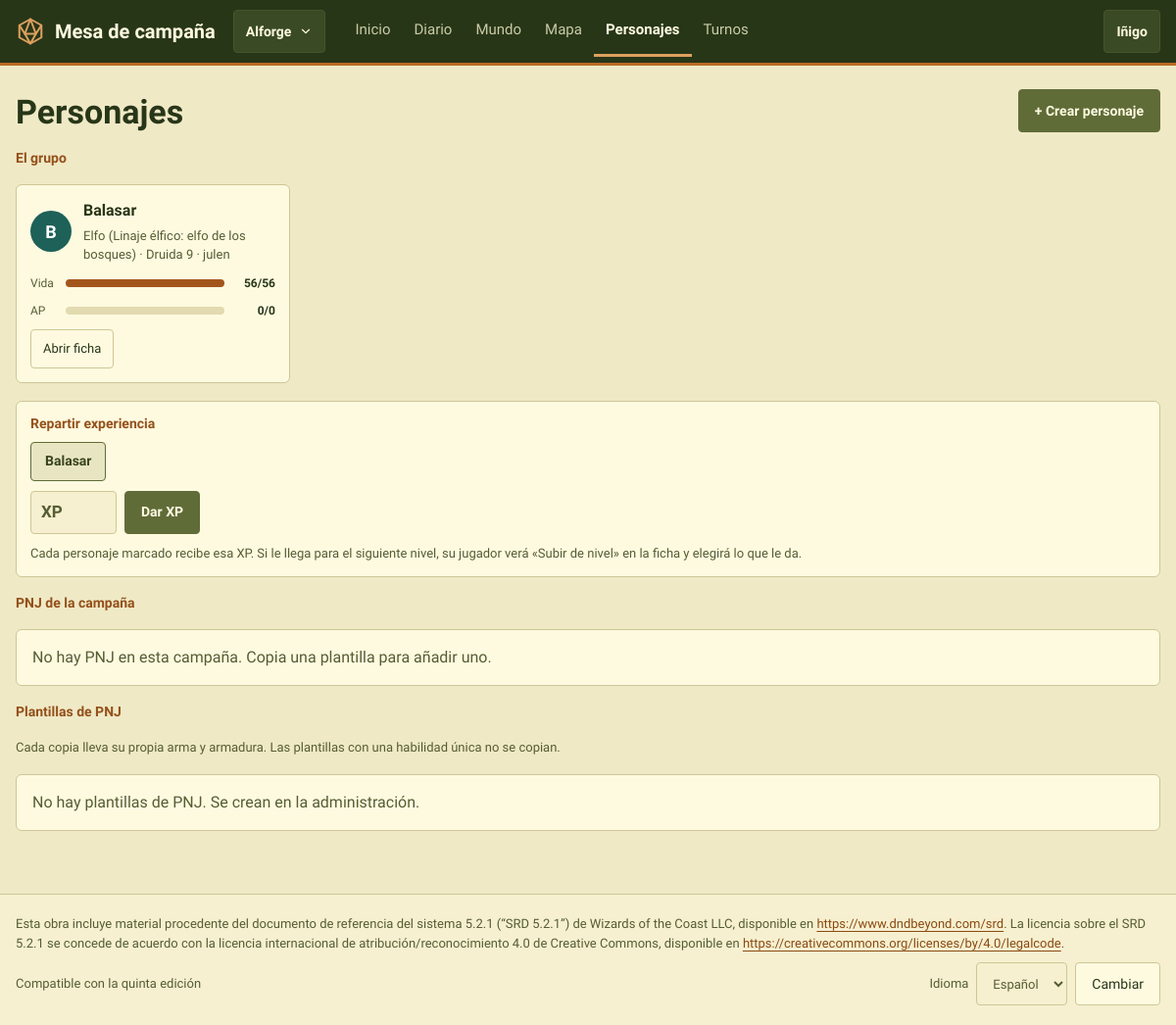
The page /c/3/personajes/ (signed in) on the database as committed earlier.
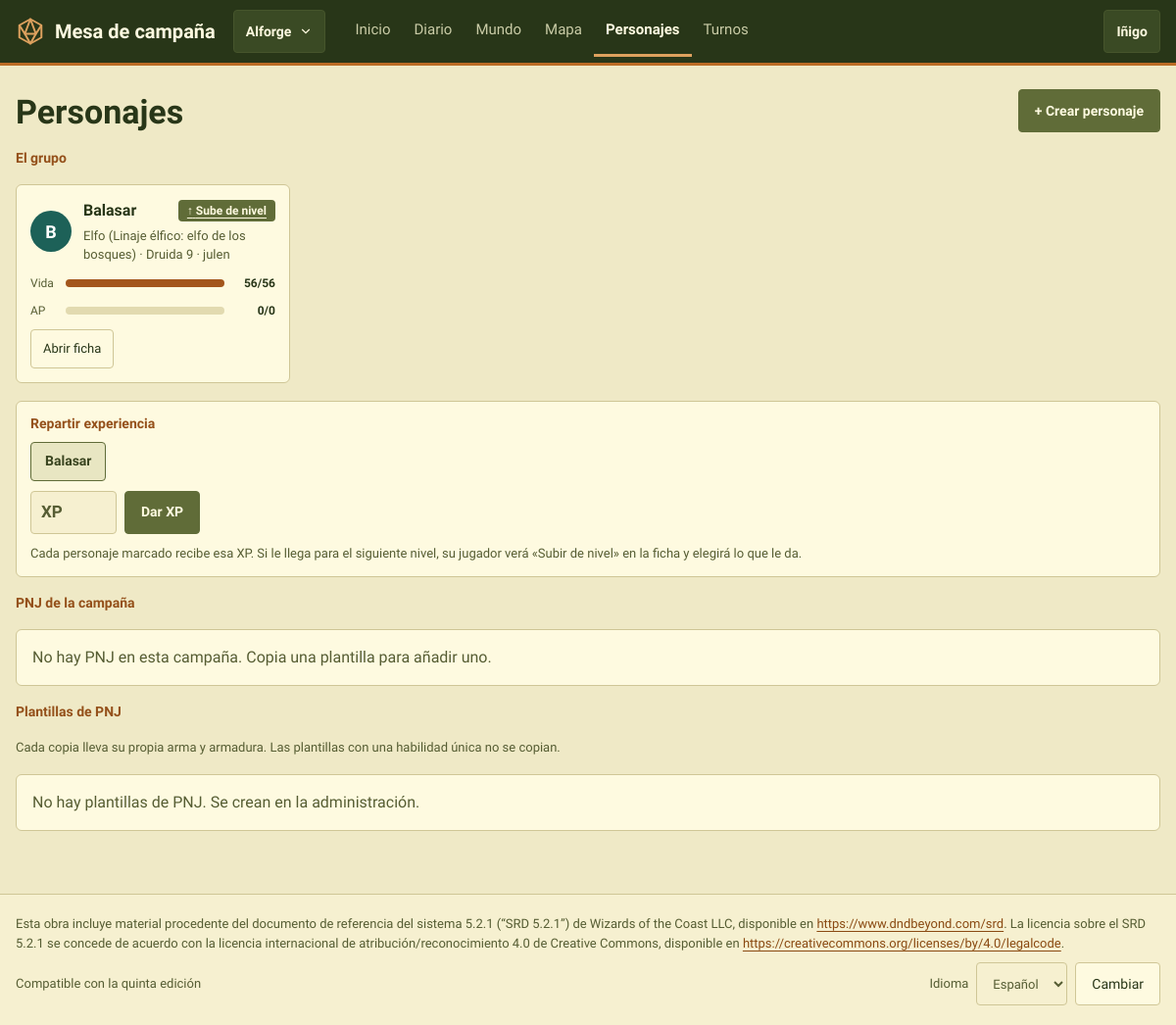
The same page on the database as committed later.
### CampaignManager/models.py (models this page shows, shortened)
class Character(models.Model):
    class Status(models.TextChoices):
        PENDIENTE = "pendiente", "Pendiente"
        APROBADO = "aprobado", "Aprobado"
    name = models.CharField(max_length=100)
    xp = models.IntegerField(default=0)
    level = models.PositiveSmallIntegerField(
        default=1,
        validators=[MinValueValidator(1), MaxValueValidator(rules.MAX_LEVEL)],
        help_text="Level reached. It can be behind the XP until the player levels up",
    )
    hp = models.IntegerField(help_text="Maximum hit points")
    temp_hp = models.IntegerField(help_text="Current hit points")
    ac = models.IntegerField(help_text="Armor class")
    temp_ap = models.IntegerField(default=0, help_text="Current armor points")
    inspiration = models.IntegerField(default=0)
    strength = models.IntegerField()
    dexterity = models.IntegerField()
    constitution = models.IntegerField()
    intelligence = models.IntegerField()
    wisdom = models.IntegerField()
    charisma = models.IntegerField()
    portrait = models.ImageField(upload_to="retratos/", blank=True)
    background = models.TextField(blank=True)
    notes = models.TextField(blank=True, help_text="The player's own notes")
    status = models.CharField(max_length=10, choices=Status.choices, default=Status.APROBADO)
    dead = models.BooleanField(default=False)
    knocked_down_in = models.ForeignKey(
        "Encounter", on_delete=models.SET_NULL, null=True, blank=True, related_name="+",
        help_text="The fight in which the character was last knocked down",
    )
    magic_points = models.PositiveIntegerField(default=0)
    magic_points_bonus = models.IntegerField(
        default=0, help_text="The master's adjustment to the magic points the class gives at this level (can be negative)")
    player = models.ForeignKey(User, on_delete=models.SET_NULL, null=True, blank=True)
    char_class = models.ForeignKey("CharacterClass", on_delete=models.PROTECT)
    subclass = models.ForeignKey("Subclass", on_delete=models.PROTECT, null=True, blank=True)
    race = models.ForeignKey("Race", on_delete=models.PROTECT)
    subrace = models.ForeignKey("Subrace", on_delete=models.PROTECT, null=True, blank=True)
    campaigns = models.ManyToManyField("Campaign", blank=True, related_name="characters")
    is_npc = models.BooleanField(default=False)
    template = models.ForeignKey(
        "self",
        on_delete=models.CASCADE,
        null=True,
        blank=True,
        related_name="copies",
        limit_choices_to={"is_npc": True, "template__isnull": True},
        help_text="Only for NPC copies: the NPC template this character was made from",
    )
    abilities = models.ManyToManyField("Ability", through="CharacterAbility", blank=True)
    spells = models.ManyToManyField("Spell", blank=True)
    items = models.ManyToManyField("Item", through="Inventory")
    effects = models.ManyToManyField("Effect", through="ActiveEffect")
    class Meta:
        ordering = ["name"]
        indexes = [models.Index(fields=["is_npc", "status"])]
        constraints = [
            models.CheckConstraint(
                condition=models.Q(template__isnull=True) | models.Q(is_npc=True),
                name="template_only_for_npcs",
                violation_error_message="Only NPCs can have a template.",
            ),
            models.CheckConstraint(
                condition=models.Q(level__gte=1, level__lte=rules.MAX_LEVEL),
                name="level_from_1_to_max",
            ),
        ]
    @property
    def xp_level(self):
        return rules.level_for_xp(self.xp)
    @property
    def can_level_up(self):
        return self.xp_level > self.level
    @property
    def equipped_armor(self):
        return Armor.objects.filter(equipped=True, item__inventory__character=self).select_related("armor_type", "item").first()
    @property
    def max_ap(self):
        armor = self.equipped_armor
        return armor.ap + armor.armor_type.ap if armor else 0

class Race(models.Model):
    name = models.CharField(max_length=100)
    description = models.TextField(blank=True)
    speed = models.IntegerField(help_text="In meters")
    abilities = models.ManyToManyField("Ability", through="RaceAbility")

class Subrace(models.Model):
    name = models.CharField(max_length=100)
    description = models.TextField(blank=True)
    race = models.ForeignKey("Race", on_delete=models.CASCADE, related_name="subraces")
    abilities = models.ManyToManyField("Ability", through="SubraceAbility")

class CharacterClass(models.Model):
    class Magic(models.TextChoices):
        COMPLETA = "completa", "Lanzador completo"
        MEDIA = "media", "Medio lanzador"
        PACTO = "pacto", "Magia de pacto"
        NINGUNA = "ninguna", "Sin magia"
    name = models.CharField(max_length=100)
    primary_ability = models.CharField(max_length=50)
    description = models.TextField(blank=True)
    magic = models.CharField(max_length=10, choices=Magic.choices, default=Magic.NINGUNA,
                             help_text="Gives the character's magic points at each level")
    abilities = models.ManyToManyField("Ability", through="ClassAbility")
    spells = models.ManyToManyField("Spell", blank=True)
    class Meta:
        verbose_name_plural = "character classes"

class User(AbstractUser):
    pass

### CampaignManager/views_characters.py (the view)
class CharacterListView(CampaignMemberMixin, TemplateView):
    template_name = "characters.html"
    def get_context_data(self, **kwargs):
        context = super().get_context_data(**kwargs)
        campaign, user = self.campaign, self.request.user
        in_campaign = Character.objects.filter(campaigns=campaign).select_related(
            "race", "subrace", "char_class", "subclass", "player")
        pcs = in_campaign.filter(is_npc=False)
        if not self.is_master:
            pcs = pcs.filter(Q(status=Character.Status.APROBADO) | Q(player=user))
        pcs = list(pcs.order_by("-status", "name"))  # «pendiente» first
        for character in pcs:
            character.can_edit = can_edit_character(user, character, campaign)
        context["party"] = pcs
        if self.is_master:
            context["skill_requests"] = list(UniqueSkill.objects.filter(
                status=UniqueSkill.Status.PENDIENTE, character__campaigns=campaign).select_related("character__player")
                .distinct().order_by("updated_at"))
            context["xp_party"] = [c for c in pcs if c.status == Character.Status.APROBADO]
            with_character = {c.player_id for c in pcs}
            context["no_character"] = [u for u in campaign.players.order_by("username") if u.pk not in with_character]
            context["npcs"] = list(in_campaign.filter(is_npc=True).select_related("template").order_by("name"))
            context["templates"] = [{
                "character": t,
                "copies": t.copies.filter(campaigns=campaign).count(),
                "unique": t.characterability_set.filter(ability__unique=True).exists(),
                "general": not t.campaigns.exists(),
            } for t in npc_templates_for(campaign).select_related("race", "char_class").order_by("name")]
            context["encounter"] = active_encounter(campaign)
        return context

### CampaignManager/campaign_models.py (called while the page is built)
    def visible_for(self, user, campaign):
        qs = self.filter(scene__campaign=campaign)
        if campaign.is_master(user):
            return qs
        return qs.filter(
            models.Q(whisper_to__isnull=True) | models.Q(author=user) | models.Q(whisper_to__player=user)
        )

### CampaignManager/models.py (called while the page is built)
    def _role(self, user):
        if not user.is_authenticated:
            return None
        cache = self.__dict__.setdefault("_roles", {})
        if user.pk not in cache:
            if self.masters.filter(pk=user.pk).exists():
                cache[user.pk] = "master"
            elif self.players.filter(pk=user.pk).exists():
                cache[user.pk] = "player"
            else:
                cache[user.pk] = None
        return cache[user.pk]

    def is_master(self, user):
        return self._role(user) == "master"

    def is_member(self, user):
        return self._role(user) is not None

### CampaignManager/permissions.py (called while the page is built)
def get_campaign_for(user, campaign_id):
    campaign = get_object_or_404(Campaign, pk=campaign_id)
    if not campaign.is_member(user):
        raise Http404("No es una de tus campañas.")
    return campaign

### CampaignManager/templatetags/mesa.py (called while the page is built)
@register.filter
def initial(name):
    return (name or "?").strip()[:1].upper()

### CampaignManager/templates/characters.html (shortened to what the changed rows need)
{% extends "base.html" %}
{% load i18n mesa %}
{% block content %}
<section class="pila" aria-labelledby="h-personajes">
    <div class="cabeza-seccion">
        <h1 id="h-personajes">{% translate "Personajes" %}</h1>
    </div>
    <h2 class="rotulo">{% translate "El grupo" %}</h2>
    <div class="rejilla">
        {% for c in party %}
        <article class="tarjeta compacta">
            <div class="miembro" style="padding:0">
                <span class="avatar" style="background:{{ c|avatar_color }}">{% if c.portrait %}<img src="{{ c.portrait.url }}" alt="">{% else %}{{ c.name|initial }}{% endif %}</span>
                <span class="miembro-datos">
                    <span class="fila-s" style="justify-content:space-between"><b>{{ c.name }}</b>
                        {% if c.status == "pendiente" %}<span class="pastilla p-ambar">{% translate "Pendiente" %}</span>
                        {% elif c.can_edit and c.can_level_up %}<a class="pastilla p-acento" href="{% url 'level_up' campaign.pk c.pk %}"><span aria-hidden="true">↑</span> {% translate "Sube de nivel" %}</a>{% endif %}</span>
                    <span class="pequeno atenuado">{{ c.race.name }}{% if c.subrace %} ({{ c.subrace.name }}){% endif %} · {{ c.char_class.name }} {{ c.level }}{% if c.player %} · {{ c.player.username }}{% endif %}</span>
                </span>
            </div>
            <div class="medidor"><span style="min-width:28px">{% translate "Vida" %}</span><span class="barra vida"><span style="width:{% pct c.temp_hp c.hp %}%"></span></span><b>{{ c.temp_hp }}/{{ c.hp }}</b></div>
            <div class="medidor"><span style="min-width:28px">AP</span><span class="barra ap"><span style="width:{% pct c.temp_ap c.max_ap %}%"></span></span><b>{{ c.temp_ap }}/{{ c.max_ap }}</b></div>
            <div class="fila-s">
                <a class="btn btn-pequeno" href="{% url 'sheet' campaign.pk c.pk %}">{% if c.can_edit %}{% translate "Abrir ficha" %}{% else %}{% translate "Ver ficha" %}{% endif %}</a>
            </div>
        </article>
        {% empty %}
        <p class="atenuado">{% translate "El grupo todavía no tiene personajes." %}</p>
        {% endfor %}
    </div>
    {% if is_master and xp_party %}
    <form method="post" action="{% url 'party_xp' campaign.pk %}" class="tarjeta compacta" aria-labelledby="h-xp">{% csrf_token %}
        <h2 id="h-xp" class="rotulo">{% translate "Repartir experiencia" %}</h2>
        <fieldset class="fila-s" style="border:0;padding:0;margin:0">
            {% for c in xp_party %}<label class="chip"><input type="checkbox" name="personajes" value="{{ c.pk }}" checked>{{ c.name }}</label>{% endfor %}
        </fieldset>
    </form>
    {% endif %}
    {% if is_master %}
    <h2 class="rotulo">{% translate "PNJ de la campaña" %}</h2>
    <h2 class="rotulo">{% translate "Plantillas de PNJ" %}</h2>
    {% endif %}
</section>
{% endblock %}

Rows that differ between the two databases and show on the page:
changed Character "Balasar": xp 50250 → 64250 (drawn); translate (not shown) → "Sube de nivel"
